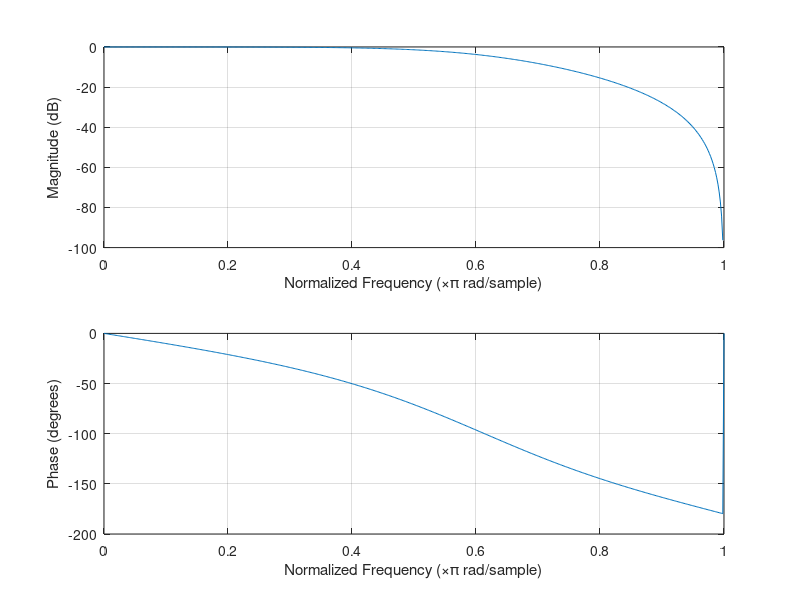
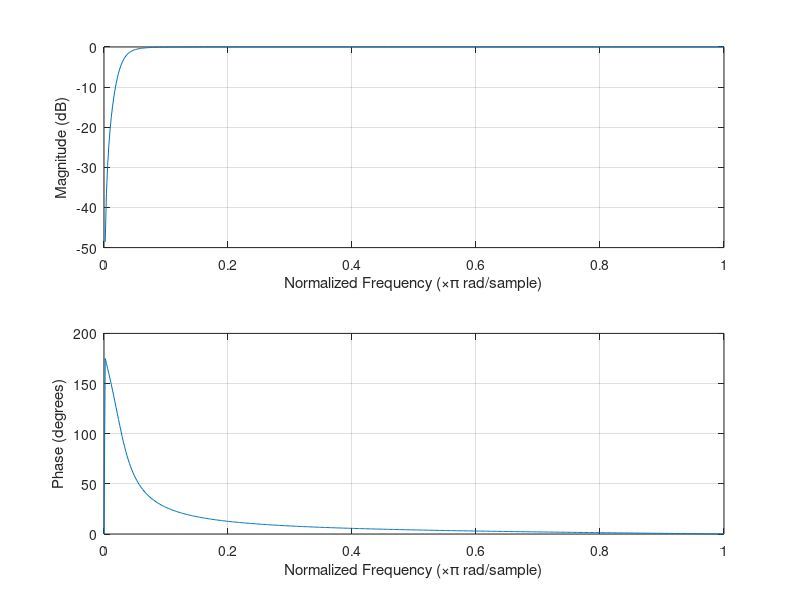

Here is the MATLAB script that generated these plots, in order: (Note: this script raises an error after producing the figures.)
%% Script to generate coefficients for RHD's two-stage Direct-Form I IIR biquad
%  bandpass filter. Set the fc_LPF and fc_HPF cutoff frequency.
% See http://allenyin.github.io/reading_list/2016/01/DirectFormI-IIR-butterworth-filters

close all;
% Convertinf from (pi rad/sample) to frequency:
% w/2*fs

fs = 31250;   % sampling frequency
% 2nd order butterworth LPF, cutoff at 9kHz
fc_LPF = 9000;
wn_LPF = (fc_LPF/fs)*2;  % normalized cutoff frequency (units=pi rad/sample)
[b_LPF, a_LPF] = butter(2, wn_LPF, 'low');  % descending powers of z, const first
figure;
title('2nd order LPF');
freqz(b_LPF, a_LPF);

% 2nd order butterworth HPF, cutoff at 500Hz
fc_HPF = 500;
wn_HPF = (fc_HPF/fs)*2;
[b_HPF, a_HPF] = butter(2, wn_HPF, 'high');
figure;
title('2nd order HPF');
freqz(b_HPF, a_HPF);

% plot freq-response of bandpass filter
fvtool(conv(b_LPF,b_HPF), conv(a_LPF, a_HPF));

% convert them to fixed-point form
b_LPF_DSP = round(b_LPF*2^14);      % result is [b0,b1,b0];
a_LPF_DSP = round(a_LPF*2^14)*-1;   % result is [dont-care, a0, a1]

b_HPF_DSP = round(b_HPF*2^14);      % result is [b0,b1,b0];
a_HPF_DSP = round(a_HPF*2^14)*-1;   % result is [dont-care, a0, a1];

%---------- Coefficients for RHA's 4-biquad filter [500-6.7kHz]----------------
% [b0, b1, a0, a1]
coefs1 = [7895, 15785, 5293, -7479]./2^15;
coefs2 = [15342, -30687, 31397, -15172]./2^15;
coefs3 = [7892, 15782, 3824, -854]./2^15;
coefs4 = [15342, -30681, 29836, -13603]./2^15;

% coefs in descending powers of z
coefs = [coefs1; coefs2; coefs3; coefs4];
% num as b1,b1,b0
num = [coefs(:,2), coefs(:,2), coefs(:,1)];
% den as 1, -a0, -a1
den = [ones(4,1), -coefs(:,3), -coefs(:,4)];

final_num = conv(conv(conv(num(1,:), num(2,:)), num(3,:)),num(4,:));
final_den = conv(conv(conv(den(1,:), den(2,:)), den(3,:)),den(4,:));
% final_num = conv(num(3,:), num(4,:));
% final_den = conv(den(3,:), den(4,:));
% fvtool(final_num, final_den);


% num = [2*b0, 2*b1, 2*b0];
% den = [1, -2*a0, -2*a1];
% 
% [h,w] = freqz(final_num, final_den, 'whole', 2001);
% figure;
% plot(w/pi, 20*log10(abs(h)));
% xlabel('x\pi rad/sample');

% 
% sos=[coefs(:,1:2), coefs(:,1), ones(4,1), -coefs(:,3:4)]
% fvtool(sos);
